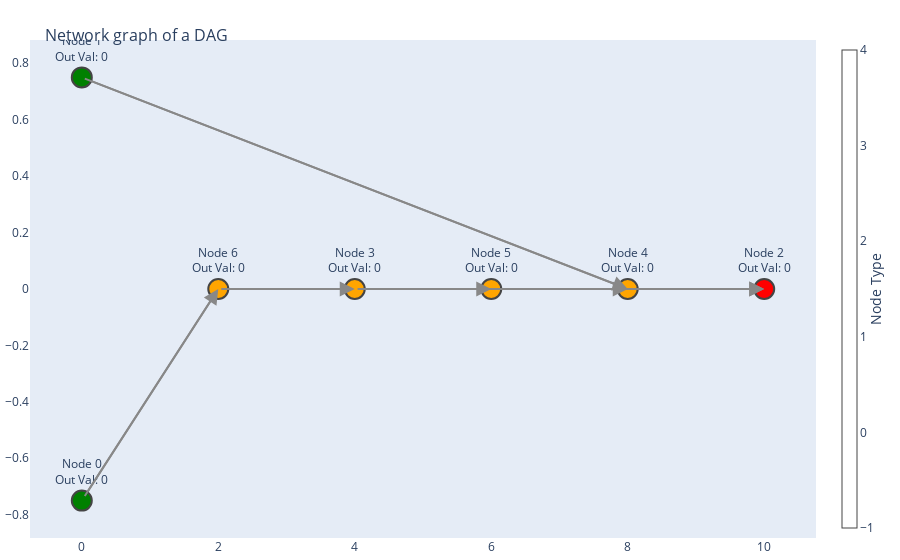

Notebook code for this chart:
### Code cell
# test getting processing order
print("Processing Order:", dag.get_processing_order())
 
plot_dag(dag)

### Figure 1 — Plotly figure (JSON) as saved in the notebook; plotly's stock layout.template omitted (floating-point values rounded to 4 significant figures)
{"data": [{"hoverinfo": "none", "line": {"color": "#888", "width": 2}, "mode": "lines", "type": "scatter", "x": [0, 2, null, 0, 8, null, 4, 10, null, 4, 6, null, 8, 10, null, 6, 8, null, 2, 4, null], "y": [-0.75, 0, null, 0.75, 0, null, 0, 0, null, 0, 0, null, 0, 0, null, 0, 0, null, 0, 0, null]}, {"hoverinfo": "text", "marker": {"color": ["green", "green", "red", "orange", "orange", "orange", "orange"], "colorbar": {"thickness": 15, "title": {"side": "right", "text": "Node Type"}, "xanchor": "left"}, "colorscale": [[0, "rgb(255,255,217)"], [0.125, "rgb(237,248,177)"], [0.25, "rgb(199,233,180)"], [0.375, "rgb(127,205,187)"], [0.5, "rgb(65,182,196)"], [0.625, "rgb(29,145,192)"], [0.75, "rgb(34,94,168)"], [0.875, "rgb(37,52,148)"], [1, "rgb(8,29,88)"]], "line": {"width": 2}, "showscale": true, "size": 20}, "mode": "markers+text", "text": ["Node 0<br>Out Val: 0", "Node 1<br>Out Val: 0", "Node 2<br>Out Val: 0", "Node 3<br>Out Val: 0", "Node 4<br>Out Val: 0", "Node 5<br>Out Val: 0", "Node 6<br>Out Val: 0"], "textposition": "top center", "type": "scatter", "x": [0, 0, 10, 4, 8, 6, 2], "y": [-0.75, 0.75, 0, 0, 0, 0, 0]}], "layout": {"annotations": [{"arrowcolor": "#888", "arrowhead": 2, "arrowsize": 1.5, "arrowwidth": 2, "ax": 0, "axref": "x", "ay": -0.75, "ayref": "y", "showarrow": true, "x": 2, "xref": "x", "y": 0, "yref": "y"}, {"arrowcolor": "#888", "arrowhead": 2, "arrowsize": 1.5, "arrowwidth": 2, "ax": 0, "axref": "x", "ay": 0.75, "ayref": "y", "showarrow": true, "x": 8, "xref": "x", "y": 0, "yref": "y"}, {"arrowcolor": "#888", "arrowhead": 2, "arrowsize": 1.5, "arrowwidth": 2, "ax": 4, "axref": "x", "ay": 0, "ayref": "y", "showarrow": true, "x": 10, "xref": "x", "y": 0, "yref": "y"}, {"arrowcolor": "#888", "arrowhead": 2, "arrowsize": 1.5, "arrowwidth": 2, "ax": 4, "axref": "x", "ay": 0, "ayref": "y", "showarrow": true, "x": 6, "xref": "x", "y": 0, "yref": "y"}, {"arrowcolor": "#888", "arrowhead": 2, "arrowsize": 1.5, "arrowwidth": 2, "ax": 8, "axref": "x", "ay": 0, "ayref": "y", "showarrow": true, "x": 10, "xref": "x", "y": 0, "yref": "y"}, {"arrowcolor": "#888", "arrowhead": 2, "arrowsize": 1.5, "arrowwidth": 2, "ax": 6, "axref": "x", "ay": 0, "ayref": "y", "showarrow": true, "x": 8, "xref": "x", "y": 0, "yref": "y"}, {"arrowcolor": "#888", "arrowhead": 2, "arrowsize": 1.5, "arrowwidth": 2, "ax": 2, "axref": "x", "ay": 0, "ayref": "y", "showarrow": true, "x": 4, "xref": "x", "y": 0, "yref": "y"}], "hovermode": "closest", "margin": {"b": 20, "l": 5, "r": 5, "t": 40}, "showlegend": false, "title": {"font": {"size": 16}, "text": "<br>Network graph of a DAG"}, "xaxis": {"showgrid": false, "zeroline": false}, "yaxis": {"showgrid": false, "zeroline": false}}}
